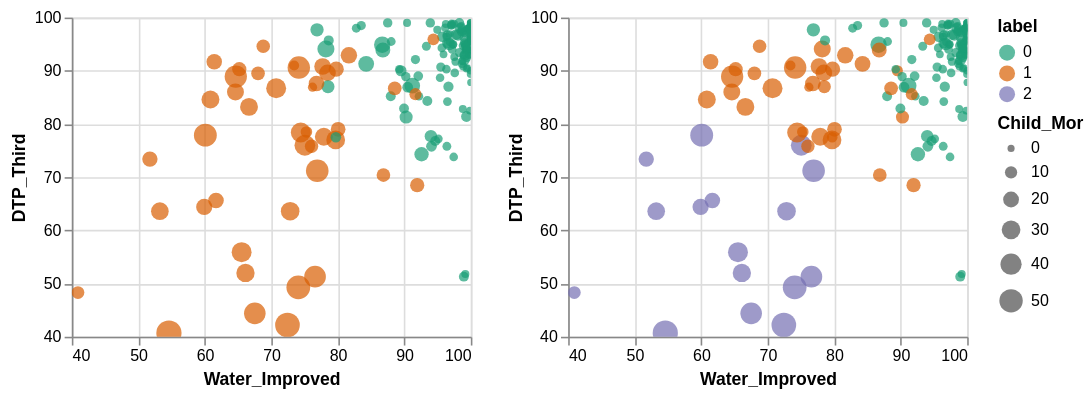

The specification (Vega-Lite) saved for this image:
### Vega-Lite specification from a JSON file in a GitHub repository (floating-point values rounded to 4 significant figures; data arrays with more than 128 entries replaced by an {"elided": "..."} marker saying what was removed)
{"config": {"view": {"continuousWidth": 400, "continuousHeight": 300}}, "hconcat": [{"data": {"name": "data-45c08c2180a8ab34bf401dd5a541172b"}, "mark": "circle", "encoding": {"color": {"type": "nominal", "field": "label", "scale": {"scheme": "dark2"}}, "size": {"type": "quantitative", "field": "Child_Mor", "scale": {"range": [20, 250]}}, "tooltip": [{"type": "nominal", "field": "Country"}, {"type": "nominal", "field": "Continent"}, {"type": "quantitative", "field": "Child_Mor"}, {"type": "quantitative", "field": "Water_Improved"}, {"type": "quantitative", "field": "Open_Defecation"}, {"type": "quantitative", "field": "DTP_Third"}, {"type": "quantitative", "field": "label"}], "x": {"type": "quantitative", "field": "Water_Improved", "scale": {"zero": false}}, "y": {"type": "quantitative", "field": "DTP_Third", "scale": {"zero": false}}}, "height": 200, "selection": {"selector001": {"type": "interval", "bind": "scales", "encodings": ["x", "y"]}}, "width": 250}, {"data": {"name": "data-2b4a1b7491c3fd12f6c817257fe4abdd"}, "mark": "circle", "encoding": {"color": {"type": "nominal", "field": "label", "scale": {"scheme": "dark2"}}, "size": {"type": "quantitative", "field": "Child_Mor", "scale": {"range": [20, 250]}}, "tooltip": [{"type": "nominal", "field": "Country"}, {"type": "nominal", "field": "Continent"}, {"type": "quantitative", "field": "Child_Mor"}, {"type": "quantitative", "field": "Water_Improved"}, {"type": "quantitative", "field": "Open_Defecation"}, {"type": "quantitative", "field": "DTP_Third"}, {"type": "quantitative", "field": "label"}], "x": {"type": "quantitative", "field": "Water_Improved", "scale": {"zero": false}}, "y": {"type": "quantitative", "field": "DTP_Third", "scale": {"zero": false}}}, "height": 200, "selection": {"selector002": {"type": "interval", "bind": "scales", "encodings": ["x", "y"]}}, "width": 250}], "$schema": "https://vega.github.io/schema/vega-lite/v4.8.1.json", "datasets": {"data-45c08c2180a8ab34bf401dd5a541172b": {"elided": "177 records"}, "data-2b4a1b7491c3fd12f6c817257fe4abdd": {"elided": "177 records"}}}
